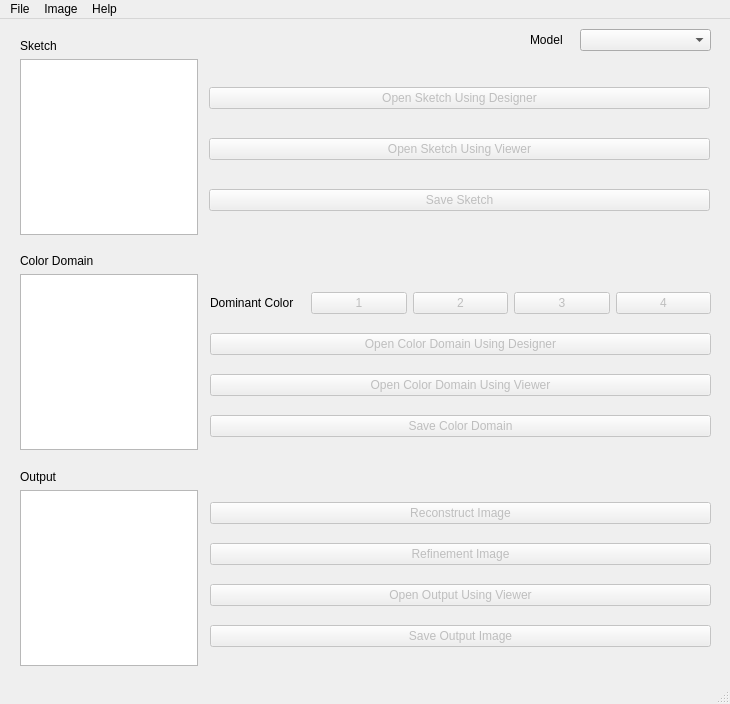
<?xml version="1.0" encoding="UTF-8"?>
<ui version="4.0">
 <class>MainWindow</class>
 <widget class="QMainWindow" name="MainWindow">
  <property name="geometry">
   <rect>
    <x>0</x>
    <y>0</y>
    <width>730</width>
    <height>704</height>
   </rect>
  </property>
  <property name="windowTitle">
   <string>MainWindow</string>
  </property>
  <widget class="QWidget" name="centralwidget">
   <widget class="QWidget" name="verticalLayoutWidget">
    <property name="geometry">
     <rect>
      <x>20</x>
      <y>20</y>
      <width>178</width>
      <height>627</height>
     </rect>
    </property>
    <layout class="QVBoxLayout" name="verticalLayout">
     <item>
      <widget class="QLabel" name="label">
       <property name="text">
        <string>Sketch</string>
       </property>
      </widget>
     </item>
     <item>
      <widget class="QGraphicsView" name="sketchGraphicsView">
       <property name="sizePolicy">
        <sizepolicy hsizetype="Fixed" vsizetype="Fixed">
         <horstretch>0</horstretch>
         <verstretch>0</verstretch>
        </sizepolicy>
       </property>
       <property name="minimumSize">
        <size>
         <width>176</width>
         <height>176</height>
        </size>
       </property>
       <property name="verticalScrollBarPolicy">
        <enum>Qt::ScrollBarAlwaysOff</enum>
       </property>
       <property name="horizontalScrollBarPolicy">
        <enum>Qt::ScrollBarAlwaysOff</enum>
       </property>
      </widget>
     </item>
     <item>
      <spacer name="verticalSpacer">
       <property name="orientation">
        <enum>Qt::Vertical</enum>
       </property>
       <property name="sizeHint" stdset="0">
        <size>
         <width>20</width>
         <height>40</height>
        </size>
       </property>
      </spacer>
     </item>
     <item>
      <widget class="QLabel" name="label_2">
       <property name="text">
        <string>Color Domain</string>
       </property>
      </widget>
     </item>
     <item>
      <widget class="QGraphicsView" name="colorGraphicsView">
       <property name="sizePolicy">
        <sizepolicy hsizetype="Minimum" vsizetype="Minimum">
         <horstretch>0</horstretch>
         <verstretch>0</verstretch>
        </sizepolicy>
       </property>
       <property name="minimumSize">
        <size>
         <width>176</width>
         <height>176</height>
        </size>
       </property>
       <property name="verticalScrollBarPolicy">
        <enum>Qt::ScrollBarAlwaysOff</enum>
       </property>
       <property name="horizontalScrollBarPolicy">
        <enum>Qt::ScrollBarAlwaysOff</enum>
       </property>
      </widget>
     </item>
     <item>
      <spacer name="verticalSpacer_2">
       <property name="orientation">
        <enum>Qt::Vertical</enum>
       </property>
       <property name="sizeHint" stdset="0">
        <size>
         <width>20</width>
         <height>40</height>
        </size>
       </property>
      </spacer>
     </item>
     <item>
      <widget class="QLabel" name="label_3">
       <property name="text">
        <string>Output</string>
       </property>
      </widget>
     </item>
     <item>
      <widget class="QGraphicsView" name="outputGraphicsView">
       <property name="sizePolicy">
        <sizepolicy hsizetype="Minimum" vsizetype="Minimum">
         <horstretch>0</horstretch>
         <verstretch>0</verstretch>
        </sizepolicy>
       </property>
       <property name="minimumSize">
        <size>
         <width>176</width>
         <height>176</height>
        </size>
       </property>
       <property name="verticalScrollBarPolicy">
        <enum>Qt::ScrollBarAlwaysOff</enum>
       </property>
       <property name="horizontalScrollBarPolicy">
        <enum>Qt::ScrollBarAlwaysOff</enum>
       </property>
      </widget>
     </item>
    </layout>
   </widget>
   <widget class="QWidget" name="verticalLayoutWidget_2">
    <property name="geometry">
     <rect>
      <x>210</x>
      <y>260</y>
      <width>501</width>
      <height>171</height>
     </rect>
    </property>
    <layout class="QVBoxLayout" name="verticalLayout_2">
     <item>
      <layout class="QHBoxLayout" name="horizontalLayout">
       <item>
        <widget class="QLabel" name="label_4">
         <property name="text">
          <string>Dominant Color</string>
         </property>
        </widget>
       </item>
       <item>
        <widget class="QPushButton" name="dominantColor_1">
         <property name="enabled">
          <bool>false</bool>
         </property>
         <property name="text">
          <string>1</string>
         </property>
        </widget>
       </item>
       <item>
        <widget class="QPushButton" name="dominantColor_2">
         <property name="enabled">
          <bool>false</bool>
         </property>
         <property name="text">
          <string>2</string>
         </property>
        </widget>
       </item>
       <item>
        <widget class="QPushButton" name="dominantColor_3">
         <property name="enabled">
          <bool>false</bool>
         </property>
         <property name="text">
          <string>3</string>
         </property>
        </widget>
       </item>
       <item>
        <widget class="QPushButton" name="dominantColor_4">
         <property name="enabled">
          <bool>false</bool>
         </property>
         <property name="text">
          <string>4</string>
         </property>
        </widget>
       </item>
      </layout>
     </item>
     <item>
      <widget class="QPushButton" name="designerColorBtn">
       <property name="enabled">
        <bool>false</bool>
       </property>
       <property name="text">
        <string>Open Color Domain Using Designer</string>
       </property>
      </widget>
     </item>
     <item>
      <widget class="QPushButton" name="viewerColorBtn">
       <property name="enabled">
        <bool>false</bool>
       </property>
       <property name="text">
        <string>Open Color Domain Using Viewer</string>
       </property>
      </widget>
     </item>
     <item>
      <widget class="QPushButton" name="saveColorBtn">
       <property name="enabled">
        <bool>false</bool>
       </property>
       <property name="text">
        <string>Save Color Domain</string>
       </property>
      </widget>
     </item>
    </layout>
   </widget>
   <widget class="QWidget" name="verticalLayoutWidget_3">
    <property name="geometry">
     <rect>
      <x>209</x>
      <y>45</y>
      <width>501</width>
      <height>171</height>
     </rect>
    </property>
    <layout class="QVBoxLayout" name="verticalLayout_3">
     <item>
      <widget class="QPushButton" name="designerSketchBtn">
       <property name="enabled">
        <bool>false</bool>
       </property>
       <property name="text">
        <string>Open Sketch Using Designer</string>
       </property>
      </widget>
     </item>
     <item>
      <widget class="QPushButton" name="viewerSketchBtn">
       <property name="enabled">
        <bool>false</bool>
       </property>
       <property name="text">
        <string>Open Sketch Using Viewer</string>
       </property>
      </widget>
     </item>
     <item>
      <widget class="QPushButton" name="saveSketchBtn">
       <property name="enabled">
        <bool>false</bool>
       </property>
       <property name="text">
        <string>Save Sketch</string>
       </property>
      </widget>
     </item>
    </layout>
   </widget>
   <widget class="QWidget" name="verticalLayoutWidget_4">
    <property name="geometry">
     <rect>
      <x>210</x>
      <y>470</y>
      <width>501</width>
      <height>171</height>
     </rect>
    </property>
    <layout class="QVBoxLayout" name="verticalLayout_4">
     <item>
      <widget class="QPushButton" name="reconstructBtn">
       <property name="enabled">
        <bool>false</bool>
       </property>
       <property name="text">
        <string>Reconstruct Image</string>
       </property>
      </widget>
     </item>
     <item>
      <widget class="QPushButton" name="refinementBtn">
       <property name="enabled">
        <bool>false</bool>
       </property>
       <property name="text">
        <string>Refinement Image</string>
       </property>
      </widget>
     </item>
     <item>
      <widget class="QPushButton" name="viewerOutputBtn">
       <property name="enabled">
        <bool>false</bool>
       </property>
       <property name="text">
        <string>Open Output Using Viewer</string>
       </property>
      </widget>
     </item>
     <item>
      <widget class="QPushButton" name="saveOutputBtn">
       <property name="enabled">
        <bool>false</bool>
       </property>
       <property name="text">
        <string>Save Output Image</string>
       </property>
      </widget>
     </item>
    </layout>
   </widget>
   <widget class="QComboBox" name="modelCombo">
    <property name="geometry">
     <rect>
      <x>580</x>
      <y>10</y>
      <width>131</width>
      <height>22</height>
     </rect>
    </property>
   </widget>
   <widget class="QLabel" name="label_5">
    <property name="geometry">
     <rect>
      <x>530</x>
      <y>10</y>
      <width>41</width>
      <height>21</height>
     </rect>
    </property>
    <property name="text">
     <string>Model</string>
    </property>
   </widget>
  </widget>
  <widget class="QMenuBar" name="menubar">
   <property name="geometry">
    <rect>
     <x>0</x>
     <y>0</y>
     <width>730</width>
     <height>26</height>
    </rect>
   </property>
   <widget class="QMenu" name="menuFile">
    <property name="title">
     <string>File</string>
    </property>
    <addaction name="actionOpen_Image"/>
   </widget>
   <widget class="QMenu" name="menuImage">
    <property name="title">
     <string>Image</string>
    </property>
    <addaction name="actionReset_Image"/>
    <addaction name="separator"/>
    <addaction name="actionFlip_Horizontal"/>
    <addaction name="actionFlip_Vertical"/>
   </widget>
   <widget class="QMenu" name="menuHelp">
    <property name="title">
     <string>Help</string>
    </property>
   </widget>
   <addaction name="menuFile"/>
   <addaction name="menuImage"/>
   <addaction name="menuHelp"/>
  </widget>
  <widget class="QStatusBar" name="statusbar"/>
  <action name="actionOpen_Image">
   <property name="icon">
    <iconset>
     <normaloff>../15-minute-apps/paint/icons/blue-folder-open-image.png</normaloff>../15-minute-apps/paint/icons/blue-folder-open-image.png</iconset>
   </property>
   <property name="text">
    <string>Open Image</string>
   </property>
  </action>
  <action name="actionSave_Image_As">
   <property name="text">
    <string>Save Image As</string>
   </property>
  </action>
  <action name="actionInvert_Color">
   <property name="text">
    <string>Invert Color</string>
   </property>
  </action>
  <action name="actionReset_Image">
   <property name="text">
    <string>Reset Image</string>
   </property>
  </action>
  <action name="actionFlip_Horizontal">
   <property name="text">
    <string>Flip Horizontal</string>
   </property>
  </action>
  <action name="actionFlip_Vertical">
   <property name="text">
    <string>Flip Vertical</string>
   </property>
  </action>
  <action name="actionAsian">
   <property name="text">
    <string>Asian</string>
   </property>
  </action>
  <action name="actionNon_Asian">
   <property name="text">
    <string>Non-Asian</string>
   </property>
  </action>
  <action name="actionAnime">
   <property name="text">
    <string>Anime</string>
   </property>
  </action>
  <action name="actionPixiv">
   <property name="text">
    <string>Pixiv</string>
   </property>
  </action>
  <action name="actionWebtoon">
   <property name="text">
    <string>Webtoon</string>
   </property>
  </action>
 </widget>
 <resources/>
 <connections/>
</ui>
